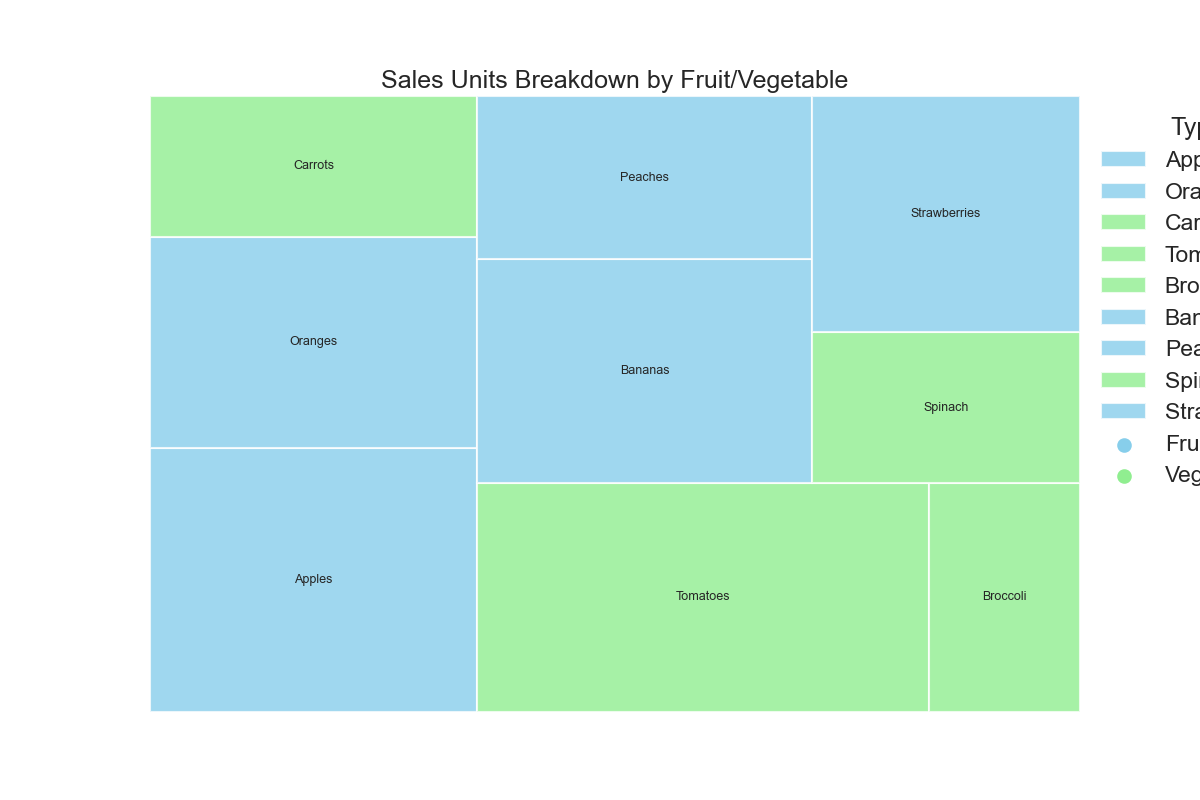

Python code for this plot:

import matplotlib.pyplot as plt
import pandas as pd
import squarify

# Our chart table data
chart_data = [
    {'Type': 'Fruit', 'Fruit/Vegetable': 'Apples', 'Total Sales (Units)': 1500, 'Average Price per Unit (USD)': 0.75, 'Season': 'Autumn'},
    {'Type': 'Fruit', 'Fruit/Vegetable': 'Oranges', 'Total Sales (Units)': 1200, 'Average Price per Unit (USD)': 0.5, 'Season': 'Winter'},
    {'Type': 'Vegetable', 'Fruit/Vegetable': 'Carrots', 'Total Sales (Units)': 800, 'Average Price per Unit (USD)': 0.3, 'Season': 'Spring'},
    {'Type': 'Vegetable', 'Fruit/Vegetable': 'Tomatoes', 'Total Sales (Units)': 1800, 'Average Price per Unit (USD)': 0.9, 'Season': 'Summer'},
    {'Type': 'Vegetable', 'Fruit/Vegetable': 'Broccoli', 'Total Sales (Units)': 600, 'Average Price per Unit (USD)': 1.25, 'Season': 'Fall'},
    {'Type': 'Fruit', 'Fruit/Vegetable': 'Bananas', 'Total Sales (Units)': 1300, 'Average Price per Unit (USD)': 0.45, 'Season': 'All Year'},
    {'Type': 'Fruit', 'Fruit/Vegetable': 'Peaches', 'Total Sales (Units)': 950, 'Average Price per Unit (USD)': 1.0, 'Season': 'Summer'},
    {'Type': 'Vegetable', 'Fruit/Vegetable': 'Spinach', 'Total Sales (Units)': 700, 'Average Price per Unit (USD)': 0.9, 'Season': 'Spring'},
    {'Type': 'Fruit', 'Fruit/Vegetable': 'Strawberries', 'Total Sales (Units)': 1100, 'Average Price per Unit (USD)': 1.2, 'Season': 'Spring'}
]

# Converting the list of dictionaries into a pandas DataFrame
data = pd.DataFrame(chart_data)

# Creating a treemap
plt.figure(figsize=(12, 8))

# Colors for different types of produce
colors = {
    'Fruit': 'skyblue',
    'Vegetable': 'lightgreen'
}

# Mapping the colors based on the 'Type' column of the DataFrame
data['color'] = data['Type'].map(colors)

# Using the squarify library to plot the treemap
squarify.plot(sizes=data['Total Sales (Units)'],
              label=data['Fruit/Vegetable'],
              color=data['color'],
              alpha=0.8,
              text_kwargs={'fontsize':9})

plt.title('Sales Units Breakdown by Fruit/Vegetable')
plt.axis('off')  # Turn off the axis

# Legend
for t in colors:
    plt.scatter([], [], color=colors[t], label=t)

plt.legend(title='Type', frameon=False, bbox_to_anchor=(1, 1), loc='upper left')
plt.show()
